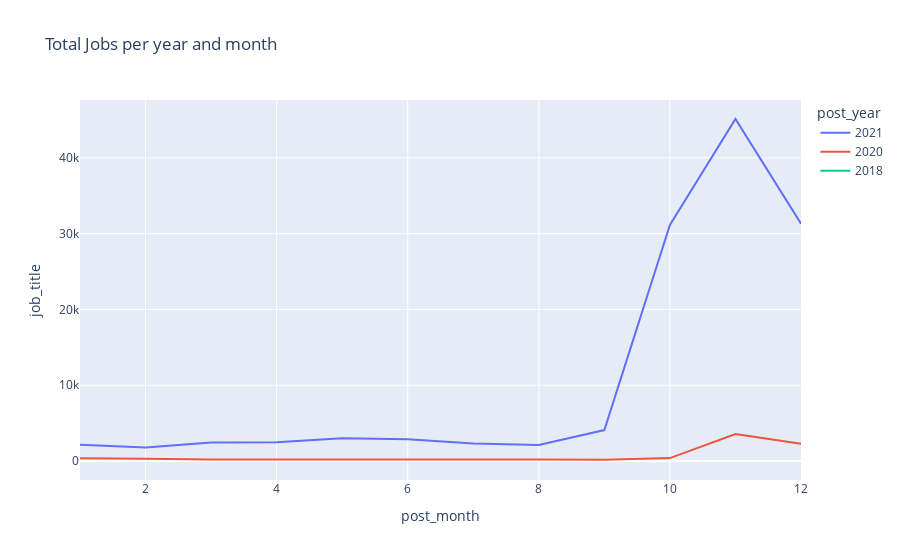

Notebook cell for this chart:
### Code cell
import plotly.express as px
# px.bar(totalJobsByYearMonth(df).reset_index().reset_index(), x='post_month', y='job_title')
aux = totalJobsByYearMonth(df, 'post_date').reset_index().reset_index()
fig = px.line(aux,  x='post_month', y='job_title', 
              color='post_year', title='Total Jobs per year and month')
fig.show()

### Figure 1 — Plotly figure (JSON) as saved in the notebook; plotly's stock layout.template omitted (floating-point values rounded to 4 significant figures)
{"data": [{"hovertemplate": "post_year=2021<br>post_month=%{x}<br>job_title=%{y}<extra></extra>", "legendgroup": "2021", "line": {"color": "#636efa", "dash": "solid"}, "marker": {"symbol": "circle"}, "mode": "lines", "name": "2021", "orientation": "v", "showlegend": true, "type": "scatter", "x": [12, 11, 10, 9, 8, 7, 6, 5, 4, 3, 2, 1], "xaxis": "x", "y": [31313, 45124, 31134, 4085, 2119, 2325, 2870, 3015, 2481, 2442, 1771, 2147], "yaxis": "y"}, {"hovertemplate": "post_year=2020<br>post_month=%{x}<br>job_title=%{y}<extra></extra>", "legendgroup": "2020", "line": {"color": "#EF553B", "dash": "solid"}, "marker": {"symbol": "circle"}, "mode": "lines", "name": "2020", "orientation": "v", "showlegend": true, "type": "scatter", "x": [12, 11, 10, 9, 8, 7, 6, 5, 4, 3, 2, 1], "xaxis": "x", "y": [2287, 3550, 384, 175, 196, 199, 172, 159, 117, 215, 289, 354], "yaxis": "y"}, {"hovertemplate": "post_year=2018<br>post_month=%{x}<br>job_title=%{y}<extra></extra>", "legendgroup": "2018", "line": {"color": "#00cc96", "dash": "solid"}, "marker": {"symbol": "circle"}, "mode": "lines", "name": "2018", "orientation": "v", "showlegend": true, "type": "scatter", "x": [11], "xaxis": "x", "y": [1], "yaxis": "y"}], "layout": {"legend": {"title": {"text": "post_year"}, "tracegroupgap": 0}, "title": {"text": "Total Jobs per year and month"}, "xaxis": {"anchor": "y", "domain": [0, 1], "title": {"text": "post_month"}}, "yaxis": {"anchor": "x", "domain": [0, 1], "title": {"text": "job_title"}}}}
